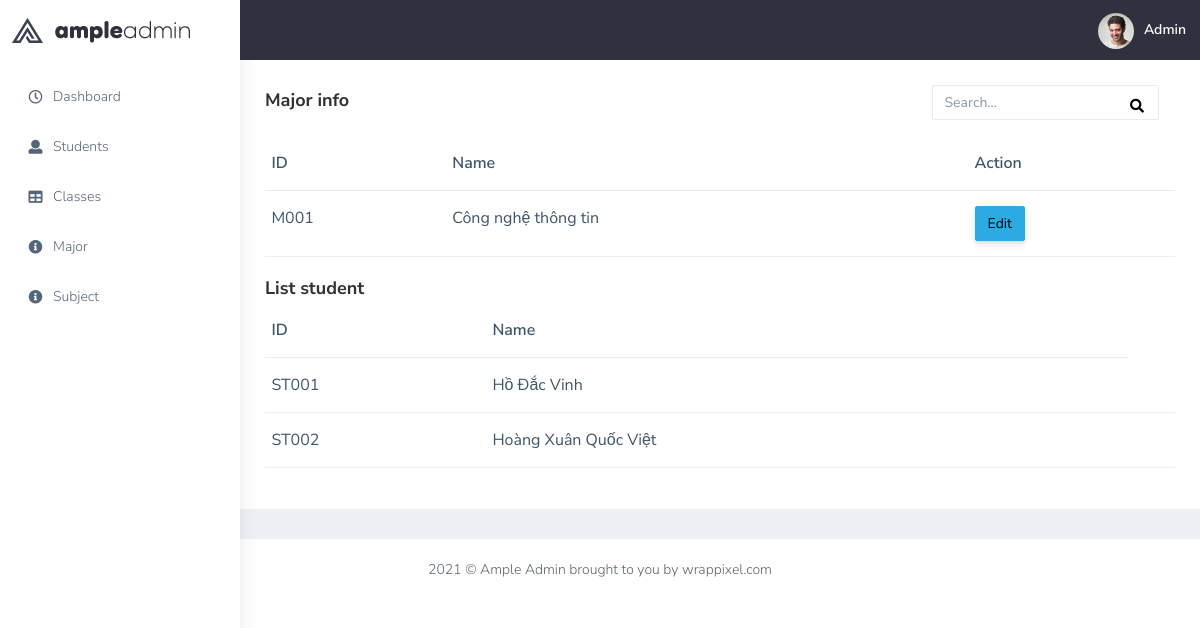
Page /detail_major?id=M001 on the committed database.
### tables this page shows
CREATE TABLE `majors` (
  `id` varchar(20) NOT NULL,
  `name` varchar(255) NOT NULL
);

CREATE TABLE `students` (
  `id` varchar(20) NOT NULL,
  `name` varchar(30) NOT NULL,
  `age` int(11) NOT NULL,
  `major` varchar(30) NOT NULL
);

### Controllers/MajorController.php (called while the page is built, shortened)
<?php
include_once "./Models/Major.php";
class MajorController
{
    static public function detail_view($id) {
        $major = Majors::detail($id);
        $list_student = Majors::get_list_student($id);
        include_once "./Views/detail_major.php";
    }
}

### Models/major.php (called while the page is built, shortened)
<?php
class Majors
{
    function __construct($id,$name)
    {
        $this->id = $id;
        $this->name = $name;
    }
    static public function detail($id){
        $conn = DB::connect();
        $sql = "SELECT * FROM `majors` WHERE `id` = '".$id."'";
        $result = $conn->query($sql);
        if ($result->num_rows > 0) {
            while ($row = $result->fetch_assoc()) {
                $ls[] = new Majors($row['id'], $row['name']);
            }
        }
        if(strlen($ls > 0)){
            return $ls[0];
        }
    }
    static function get_list_student($id) {
        $conn = db::connect();
        $sql = "SELECT students.id,students.name, students.age FROM `students` JOIN majors
                WHERE students.major COLLATE utf8mb4_general_ci = majors.name AND majors.id = '$id'";
        $result = $conn->query($sql);
        $ls = [];
        if ($result->num_rows > 0) {
            while ($row = $result->fetch_assoc()) {
                $ls[] = new Student($row['id'],$row['name'], $row['age'],'');
            }
        }
        return $ls;
    }
}

### Models/Student.php (called while the page is built, shortened)
<?php
class Student
{
    function __construct($id, $name, $age, $major)
    {
        $this->id = $id;
        $this->name = $name;
    }
}
?>

### Views/detail_major.php (the view, shortened to what this page needs)
<?php
include_once "./Views/header.php";
include_once "./Views/slidebar.php";
?>
    <div class="page-wrapper">
    <div class="row">
        <div class="col-md-12 col-lg-12 col-sm-12">
            <div class="white-box">
                <div class="d-md-flex mb-3">
                    <h3 class="box-title mb-0">Major info</h3>
                    <form role="search" class="col-md-3 col-sm-4 col-xs-6 ms-auto app-search d-none d-md-block me-3">
                        <input type="text" placeholder="Search..." class="form-control mt-0" name="keyword" >
                        <button type="submit" style="position:absolute; right:50px; top:35px; border:none; background-color:white"><i class="fa fa-search"></i></button>
                    </form>
                </div>
                <div class="table-responsive">
                    <table class="table no-wrap">
                        <thead>
                            <tr>
                                <th class="border-top-0">ID</th>
                                <th class="border-top-0">Name</th>
                                <th class="border-top-0">Action</th>
                            </tr>
                        </thead>
                        <tbody>
                            <tr id="major-info">
                                <td class="txt-oflo"><?=$major->id?></td>
                                <td class="txt-oflo"><?=$major->name?></td>
                                <td><span class="text-success">
                                <a href="./edit_major?id=<?=$major->id?>"><button class="btn btn-info">Edit</button></a>
                                </span></td>
                            </tr>
                        </tbody>
                    </table>
                </div>
                <h3 class="box-title mb-0">List student</h3>
                <div class="table-responsive">
                    <table class="table no-wrap">
                        <thead>
                            <tr>
                                <th class="border-top-0">ID</th>
                                <th class="border-top-0">Name</th>
                            </tr>
                        </thead>
                        <tbody>
                            <?php foreach($list_student as $student){?>
                            <tr id="major-info">
                            <td class="txt-oflo"><?=$student->id?></td>
                            <td class="txt-oflo"><?=$student->name?></td>
                            <td></td>
                            </tr>
                            <?php }?>
                        </tbody>
                    </table>
                </div>
            </div>
        </div>
    </div>
    </div>
<?php
include_once "./Views/footer.php";
?>

### rows in the picture
majors: id "M001", name "Công nghệ thông tin"
students: id "ST001", name "Hồ Đắc Vinh"
students: id "ST002", name "Hoàng Xuân Quốc Việt"
